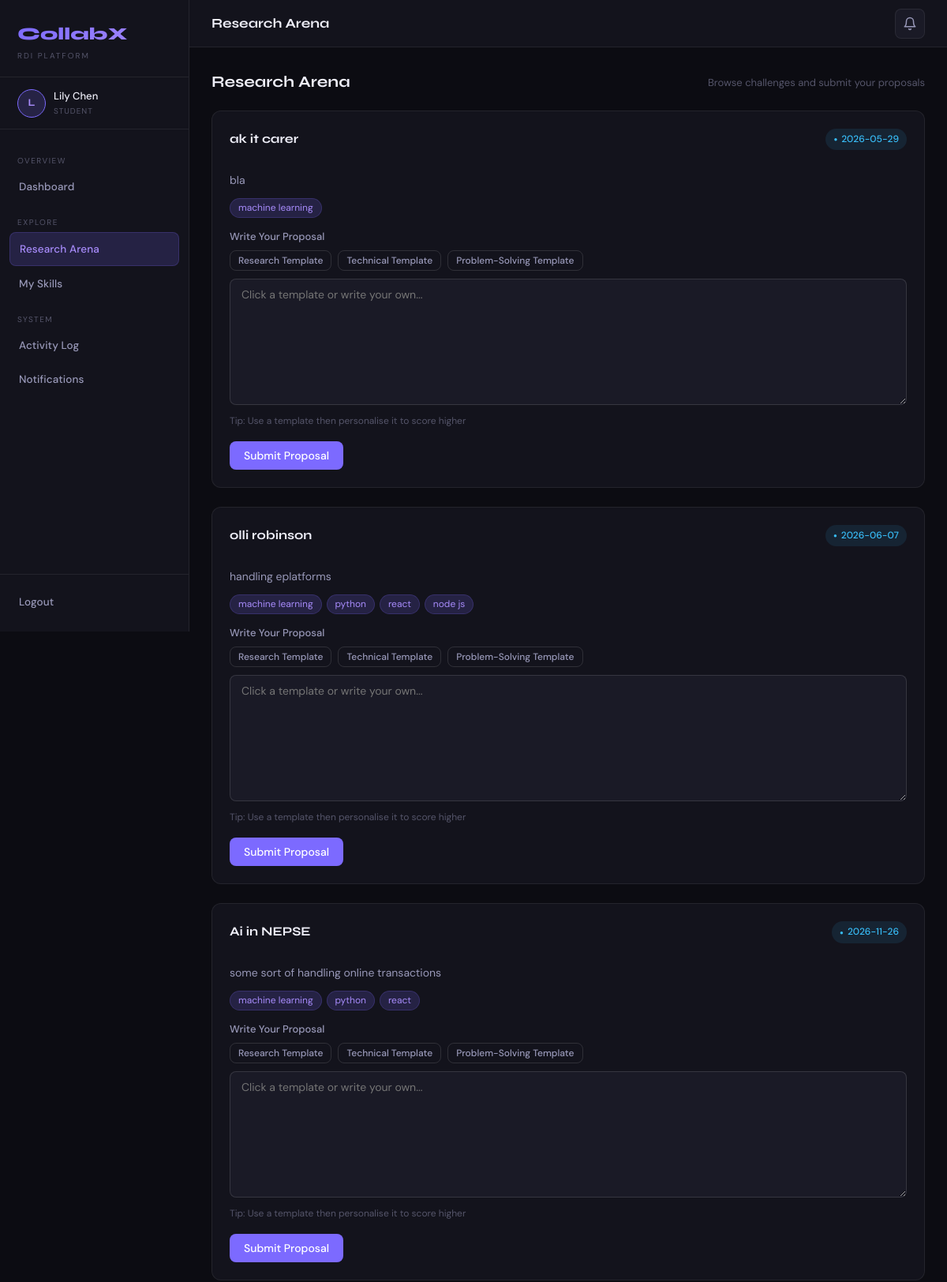
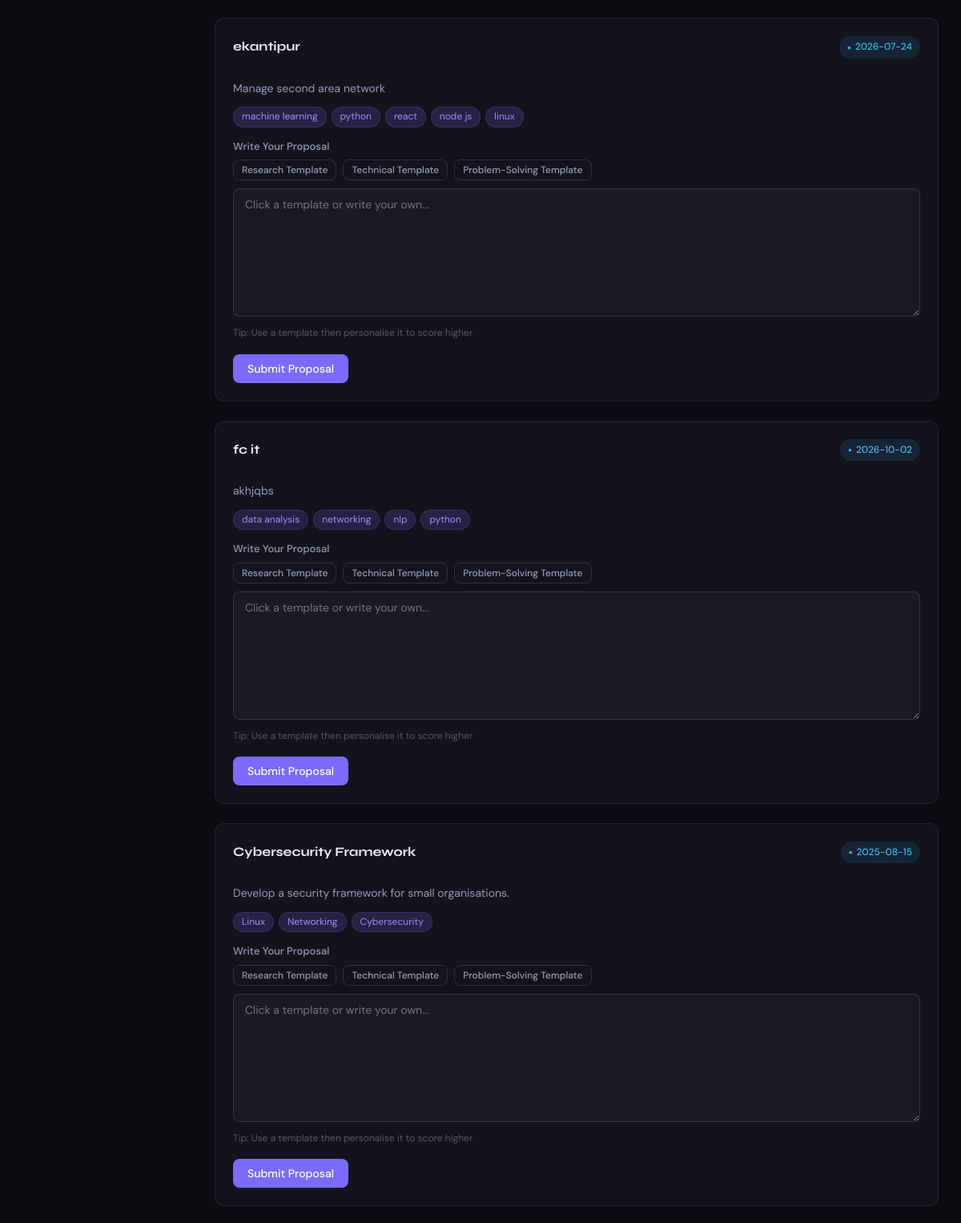
Page /student/arena (signed in, upper part) on the committed database (2 pictures, top to bottom).
### tables this page shows
CREATE TABLE challenges (
    id INTEGER PRIMARY KEY AUTOINCREMENT, title TEXT NOT NULL, description TEXT,
    deadline TEXT, skills TEXT,
    created_at TIMESTAMP DEFAULT CURRENT_TIMESTAMP, updated_at TIMESTAMP DEFAULT CURRENT_TIMESTAMP);

### app.py (the view)
@app.route("/student/arena")
@login_required(role="student")
def student_arena():
    db = get_db()
    uid = session["user_id"]
    challenges = db.execute("SELECT * FROM challenges ORDER BY created_at DESC").fetchall()
    result = []
    for c in challenges:
        my_proposal = db.execute("SELECT * FROM proposals WHERE challenge_id=? AND student_id=?",(c["id"],uid)).fetchone()
        result.append({"id":c["id"],"title":c["title"],"description":c["description"],"skills":c["skills"],"deadline":c["deadline"],"my_proposal":my_proposal})
    db.close()
    my_skills = ""
    p = get_db().execute("SELECT skills FROM portfolio WHERE student_id=?", (uid,)).fetchone()
    if p: my_skills = p["skills"] or ""
    return render_template("student_arena.html", challenges=result, my_skills=my_skills, unread_count=unread(uid))

### app.py (called while the page is built)
def get_db():
    db = sqlite3.connect("database.db")
    db.row_factory = sqlite3.Row
    return db

def unread(user_id):
    db = get_db(); n = db.execute("SELECT COUNT(*) FROM notifications WHERE user_id=? AND is_read=0",(user_id,)).fetchone()[0]; db.close(); return n

def login_required(role=None):
    def decorator(fn):
        @wraps(fn)
        def wrapper(*args, **kwargs):
            if "user_id" not in session: return redirect("/")
            if role and session.get("role") != role: return render_template("error.html",message="Access denied.",code=403),403
            return fn(*args, **kwargs)
        return wrapper
    return decorator

### templates/student_arena.html (shortened to what this page needs)
{% extends "base.html" %}
{% block topbar_title %}Research Arena{% endblock %}
{% block content %}
<div class="section-header">
  <div class="section-title">Research Arena</div>
  <div class="section-sub">Browse challenges and submit your proposals</div>
</div>
{% for challenge in challenges %}
<div class="card" style="margin-bottom:24px;">
  <div style="display:flex;justify-content:space-between;align-items:flex-start;margin-bottom:12px;">
    <div class="card-title">{{ challenge.title }}</div>
    <span class="badge badge-review">{{ challenge.deadline or "No deadline" }}</span>
  </div>
  <div style="font-size:14px;color:var(--text2);margin-bottom:12px;">{{ challenge.description }}</div>
  {% if challenge.skills %}
  <div style="margin-bottom:14px;display:flex;flex-wrap:wrap;gap:6px;">
    {% for s in challenge.skills.split(",") %}
      <span style="background:var(--glow);color:var(--accent2);border:1px solid rgba(124,106,255,0.2);padding:2px 10px;border-radius:99px;font-size:12px;">{{ s.strip() }}</span>
    {% endfor %}
  </div>
  {% endif %}
  {% if challenge.my_proposal %}
  <div style="background:var(--bg3);border:1px solid var(--border);border-radius:var(--r);padding:16px;">
    <div style="font-size:13px;font-weight:600;color:var(--text2);margin-bottom:8px;">Your Proposal</div>
    <div style="font-size:14px;color:var(--text);margin-bottom:12px;">{{ challenge.my_proposal.content }}</div>
    <div style="display:flex;align-items:center;gap:16px;flex-wrap:wrap;">
      <div style="font-size:24px;font-weight:800;color:{% if challenge.my_proposal.ml_score >= 70 %}var(--green){% elif challenge.my_proposal.ml_score >= 40 %}var(--amber){% else %}var(--red){% endif %};">
        {% if challenge.my_proposal.ml_score >= 70 %}Strong{% elif challenge.my_proposal.ml_score >= 40 %}Average{% else %}Weak{% endif %}
      </div>
      <div>
        <div style="font-size:13px;color:var(--text3);">ML Score: {{ challenge.my_proposal.ml_score }}/100</div>
        <div style="font-size:12px;color:var(--text3);">Keywords: {{ challenge.my_proposal.ml_keywords_matched }} of {{ challenge.my_proposal.ml_keywords_total }} matched</div>
      </div>
      <div style="margin-left:auto;display:flex;flex-direction:column;align-items:flex-end;gap:8px;">
        {% if challenge.my_proposal.status == "active" %}
          <span class="badge badge-approved">Active</span>
        {% elif challenge.my_proposal.status == "declined" %}
          <span class="badge badge-rejected">Declined</span>
        {% elif challenge.my_proposal.status == "approved" %}
          <span class="badge badge-approved">Approved</span>
        {% elif challenge.my_proposal.status == "rejected" %}
          <span class="badge badge-rejected">Rejected</span>
        {% else %}
          <span class="badge badge-pending">Pending Review</span>
        {% endif %}
        {% if challenge.my_proposal.status == "approved" and not challenge.my_proposal.student_response %}
          {% if challenge.my_proposal.admin_message %}
          <div style="font-size:13px;color:var(--text2);margin-top:8px;padding:10px;background:var(--bg);border-radius:var(--r-sm);border:1px solid var(--border);">
            <div style="font-size:11px;color:var(--text3);margin-bottom:4px;">Message from Admin:</div>
            {{ challenge.my_proposal.admin_message }}
          </div>
          {% endif %}
          <div style="display:flex;gap:8px;margin-top:8px;">
            <a href="/student/arena/accept/{{ challenge.my_proposal.id }}" class="btn btn-success btn-sm">Accept</a>
            <a href="/student/arena/decline/{{ challenge.my_proposal.id }}" class="btn btn-danger btn-sm" onclick="return confirm('Are you sure you want to decline?')">Decline</a>
          </div>
        {% endif %}
      </div>
    </div>
  </div>
  {% else %}
  <form method="POST" action="/student/arena/submit">
    <div class="form-group">
      <label class="form-label">Write Your Proposal</label>
      <div style="display:flex;gap:8px;flex-wrap:wrap;margin-bottom:10px;">
        <button type="button" class="btn btn-outline btn-xs" id="btn1_{{ challenge.id }}">Research Template</button>
        <button type="button" class="btn btn-outline btn-xs" id="btn2_{{ challenge.id }}">Technical Template</button>
        <button type="button" class="btn btn-outline btn-xs" id="btn3_{{ challenge.id }}">Problem-Solving Template</button>
      </div>
      <textarea name="content" id="ta_{{ challenge.id }}" placeholder="Click a template or write your own..." required style="min-height:160px;width:100%;"></textarea>
      <div style="font-size:12px;color:var(--text3);margin-top:4px;">Tip: Use a template then personalise it to score higher</div>
    </div>
    <button type="submit" class="btn btn-primary">Submit Proposal</button>
  </form>
  {% endif %}
</div>
{% else %}
<div class="empty-state"><div class="empty-title">No challenges posted yet</div></div>
{% endfor %}
{% endblock %}

### static/style.css (style rules this page uses)
:root { --bg:#0c0c12;--bg2:#13131c;--bg3:#1a1a26;--bg4:#21212f;--border:rgba(255,255,255,0.07);--border2:rgba(255,255,255,0.12);--accent:#7c6aff;--accent2:#a78bfa;--accent-d:#5b4de0;--glow:rgba(124,106,255,0.18);--green:#22d3a0;--green-bg:rgba(34,211,160,0.1);--red:#ff5e7d;--red-bg:rgba(255,94,125,0.1);--amber:#fbbf24;--amber-bg:rgba(251,191,36,0.1);--blue:#38bdf8;--blue-bg:rgba(56,189,248,0.1);--text:#eeeef8;--text2:#9898b8;--text3:#55556a;--sidebar:240px;--r:12px;--r-sm:8px;--r-lg:18px }
*,*::before,*::after { box-sizing:border-box;margin:0;padding:0 }
html { scroll-behavior:smooth }
body { font-family:'DM Sans',sans-serif;background:var(--bg);color:var(--text);min-height:100vh;font-size:15px;line-height:1.6 }
.card { background:var(--bg2);border:1px solid var(--border);border-radius:var(--r);padding:22px }
.card-title { font-family:'Syne',sans-serif;font-size:16px;font-weight:700;color:var(--text);margin-bottom:16px }
.form-group { margin-bottom:16px }
.form-label { display:block;font-size:13px;font-weight:500;color:var(--text2);margin-bottom:6px }
input[type=text],input[type=email],input[type=password],input[type=date],textarea,select { width:100%;background:var(--bg3);border:1px solid var(--border2);border-radius:var(--r-sm);padding:10px 14px;color:var(--text);font-family:'DM Sans',sans-serif;font-size:14px;transition:border-color .18s,box-shadow .18s;outline:none }
textarea { resize:vertical;min-height:100px }
.btn { display:inline-flex;align-items:center;gap:6px;padding:9px 18px;border-radius:var(--r-sm);font-family:'DM Sans',sans-serif;font-size:14px;font-weight:500;cursor:pointer;border:none;text-decoration:none;transition:all .18s;white-space:nowrap }
.btn-primary { background:var(--accent);color:#fff }
.btn-outline { background:transparent;border:1px solid var(--border2);color:var(--text2) }
.btn-xs { padding:4px 10px;font-size:12px }
.badge { display:inline-flex;align-items:center;gap:5px;padding:4px 10px;border-radius:20px;font-size:12px;font-weight:500 }
.badge::before { content:'●';font-size:8px }
.badge-review { background:var(--blue-bg);color:var(--blue) }
.section-header { display:flex;align-items:center;justify-content:space-between;margin-bottom:20px;flex-wrap:wrap;gap:12px }
.section-title { font-family:'Syne',sans-serif;font-size:20px;font-weight:700;color:var(--text) }
.section-sub { font-size:13px;color:var(--text3);margin-top:2px }

### rows in the picture
challenges: title "ak it carer", deadline "2026-05-29", description "bla", strip "machine learning", content "Click a template or write your own..."
challenges: title "olli robinson", deadline "2026-06-07", description "handling eplatforms", strip "machine learning" "python" "react" "node js", content "Click a template or write your own..."
challenges: title "Ai in NEPSE", deadline "2026-11-26", description "some sort of handling online transactions", strip "machine learning" "python" "react", content "Click a template or write your own..."
challenges: title "ekantipur", deadline "2026-07-24", description "Manage second area network", strip "machine learning" "python" "react" "node js" "linux", content "Click a template or write your own..."
challenges: title "fc it", deadline "2026-10-02", description "akhjqbs", strip "data analysis" "networking" "nlp" "python", content "Click a template or write your own..."
challenges: title "Cybersecurity Framework", deadline "2025-08-15", description "Develop a security framework for small organisations.", strip "Linux" "Networking" "Cybersecurity", content "Click a template or write your own..."

### other values in the picture
{{ session['name'][0].upper() }} "L"
{{ session['name'] }} "Lily Chen"
{{ session['role'] }} "STUDENT"
